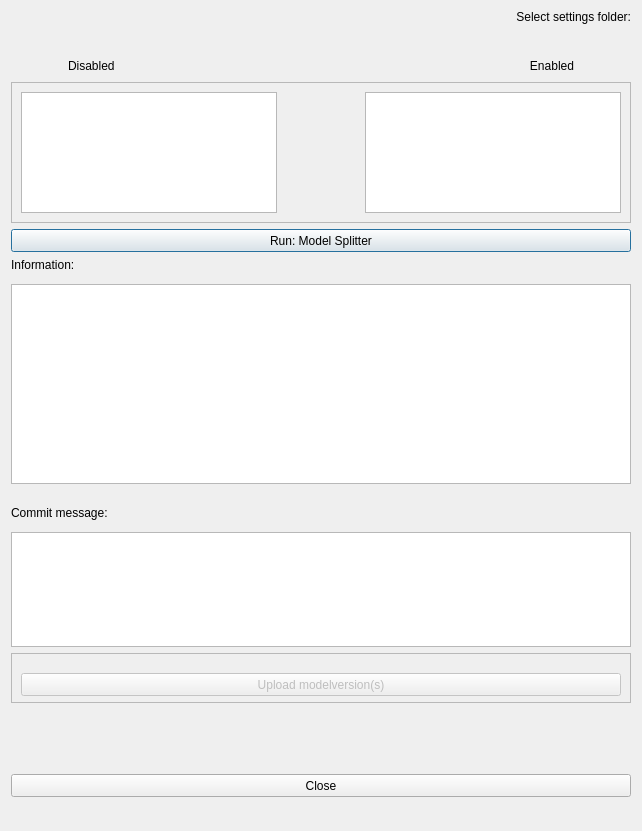
<?xml version="1.0" encoding="UTF-8"?>
<ui version="4.0">
 <class>ModelSelectionDialogBase</class>
 <widget class="QDialog" name="ModelSelectionDialogBase">
  <property name="geometry">
   <rect>
    <x>0</x>
    <y>0</y>
    <width>642</width>
    <height>831</height>
   </rect>
  </property>
  <property name="cursor">
   <cursorShape>ArrowCursor</cursorShape>
  </property>
  <property name="windowTitle">
   <string>HHNK_experiment</string>
  </property>
  <layout class="QVBoxLayout" name="verticalLayout_2">
   <item>
    <widget class="QLabel" name="label">
     <property name="minimumSize">
      <size>
       <width>461</width>
       <height>13</height>
      </size>
     </property>
     <property name="layoutDirection">
      <enum>Qt::LeftToRight</enum>
     </property>
     <property name="text">
      <string>Select settings folder:</string>
     </property>
     <property name="textFormat">
      <enum>Qt::PlainText</enum>
     </property>
     <property name="alignment">
      <set>Qt::AlignBottom|Qt::AlignRight|Qt::AlignTrailing</set>
     </property>
    </widget>
   </item>
   <item>
    <widget class="QgsFileWidget" name="model_settings_path" native="true">
     <property name="minimumSize">
      <size>
       <width>461</width>
       <height>20</height>
      </size>
     </property>
     <property name="fullUrl" stdset="0">
      <bool>false</bool>
     </property>
    </widget>
   </item>
   <item>
    <spacer name="verticalSpacer_2">
     <property name="minimumSize">
      <size>
       <width>23</width>
       <height>16</height>
      </size>
     </property>
     <property name="orientation">
      <enum>Qt::Vertical</enum>
     </property>
     <property name="sizeHint" stdset="0">
      <size>
       <width>20</width>
       <height>49</height>
      </size>
     </property>
    </spacer>
   </item>
   <item>
    <layout class="QHBoxLayout" name="horizontalLayout">
     <item>
      <spacer name="horizontalSpacer_6">
       <property name="orientation">
        <enum>Qt::Horizontal</enum>
       </property>
       <property name="sizeHint" stdset="0">
        <size>
         <width>40</width>
         <height>20</height>
        </size>
       </property>
      </spacer>
     </item>
     <item alignment="Qt::AlignLeft">
      <widget class="QLabel" name="label_3">
       <property name="enabled">
        <bool>true</bool>
       </property>
       <property name="minimumSize">
        <size>
         <width>221</width>
         <height>14</height>
        </size>
       </property>
       <property name="text">
        <string>Disabled</string>
       </property>
       <property name="alignment">
        <set>Qt::AlignLeading|Qt::AlignLeft|Qt::AlignVCenter</set>
       </property>
      </widget>
     </item>
     <item>
      <spacer name="horizontalSpacer_4">
       <property name="orientation">
        <enum>Qt::Horizontal</enum>
       </property>
       <property name="sizeHint" stdset="0">
        <size>
         <width>40</width>
         <height>20</height>
        </size>
       </property>
      </spacer>
     </item>
     <item alignment="Qt::AlignRight">
      <widget class="QLabel" name="label_2">
       <property name="minimumSize">
        <size>
         <width>222</width>
         <height>14</height>
        </size>
       </property>
       <property name="text">
        <string>Enabled</string>
       </property>
       <property name="alignment">
        <set>Qt::AlignRight|Qt::AlignTrailing|Qt::AlignVCenter</set>
       </property>
      </widget>
     </item>
     <item>
      <spacer name="horizontalSpacer_5">
       <property name="orientation">
        <enum>Qt::Horizontal</enum>
       </property>
       <property name="sizeHint" stdset="0">
        <size>
         <width>40</width>
         <height>20</height>
        </size>
       </property>
      </spacer>
     </item>
    </layout>
   </item>
   <item>
    <widget class="QFrame" name="frame_2">
     <property name="minimumSize">
      <size>
       <width>600</width>
       <height>141</height>
      </size>
     </property>
     <property name="frameShape">
      <enum>QFrame::StyledPanel</enum>
     </property>
     <property name="frameShadow">
      <enum>QFrame::Raised</enum>
     </property>
     <layout class="QHBoxLayout" name="horizontalLayout_2">
      <item>
       <widget class="QListWidget" name="disabled_list">
        <property name="minimumSize">
         <size>
          <width>231</width>
          <height>121</height>
         </size>
        </property>
        <property name="dragDropMode">
         <enum>QAbstractItemView::DragDrop</enum>
        </property>
        <property name="defaultDropAction">
         <enum>Qt::MoveAction</enum>
        </property>
        <property name="selectionMode">
         <enum>QAbstractItemView::ExtendedSelection</enum>
        </property>
        <property name="selectionBehavior">
         <enum>QAbstractItemView::SelectItems</enum>
        </property>
       </widget>
      </item>
      <item>
       <spacer name="horizontalSpacer_3">
        <property name="orientation">
         <enum>Qt::Horizontal</enum>
        </property>
        <property name="sizeHint" stdset="0">
         <size>
          <width>77</width>
          <height>17</height>
         </size>
        </property>
       </spacer>
      </item>
      <item>
       <widget class="QListWidget" name="enabled_list">
        <property name="minimumSize">
         <size>
          <width>231</width>
          <height>121</height>
         </size>
        </property>
        <property name="dragDropOverwriteMode">
         <bool>false</bool>
        </property>
        <property name="dragDropMode">
         <enum>QAbstractItemView::DragDrop</enum>
        </property>
        <property name="defaultDropAction">
         <enum>Qt::MoveAction</enum>
        </property>
        <property name="selectionMode">
         <enum>QAbstractItemView::ExtendedSelection</enum>
        </property>
        <property name="viewMode">
         <enum>QListView::ListMode</enum>
        </property>
       </widget>
      </item>
     </layout>
    </widget>
   </item>
   <item>
    <widget class="QPushButton" name="run_push_btn">
     <property name="minimumSize">
      <size>
       <width>111</width>
       <height>23</height>
      </size>
     </property>
     <property name="text">
      <string>Run: Model Splitter</string>
     </property>
    </widget>
   </item>
   <item>
    <spacer name="verticalSpacer">
     <property name="minimumSize">
      <size>
       <width>23</width>
       <height>16</height>
      </size>
     </property>
     <property name="orientation">
      <enum>Qt::Vertical</enum>
     </property>
     <property name="sizeHint" stdset="0">
      <size>
       <width>20</width>
       <height>83</height>
      </size>
     </property>
    </spacer>
   </item>
   <item>
    <widget class="QLabel" name="label_4">
     <property name="minimumSize">
      <size>
       <width>81</width>
       <height>20</height>
      </size>
     </property>
     <property name="text">
      <string>Information:</string>
     </property>
     <property name="alignment">
      <set>Qt::AlignLeading|Qt::AlignLeft|Qt::AlignTop</set>
     </property>
    </widget>
   </item>
   <item>
    <widget class="QListWidget" name="info_list">
     <property name="enabled">
      <bool>true</bool>
     </property>
     <property name="minimumSize">
      <size>
       <width>200</width>
       <height>200</height>
      </size>
     </property>
    </widget>
   </item>
   <item>
    <spacer name="verticalSpacer_3">
     <property name="minimumSize">
      <size>
       <width>23</width>
       <height>16</height>
      </size>
     </property>
     <property name="orientation">
      <enum>Qt::Vertical</enum>
     </property>
     <property name="sizeType">
      <enum>QSizePolicy::Fixed</enum>
     </property>
     <property name="sizeHint" stdset="0">
      <size>
       <width>20</width>
       <height>20</height>
      </size>
     </property>
    </spacer>
   </item>
   <item>
    <widget class="QLabel" name="label_5">
     <property name="minimumSize">
      <size>
       <width>91</width>
       <height>20</height>
      </size>
     </property>
     <property name="text">
      <string>Commit message:</string>
     </property>
     <property name="alignment">
      <set>Qt::AlignLeading|Qt::AlignLeft|Qt::AlignTop</set>
     </property>
    </widget>
   </item>
   <item>
    <widget class="QTextEdit" name="textEdit">
     <property name="minimumSize">
      <size>
       <width>50</width>
       <height>20</height>
      </size>
     </property>
    </widget>
   </item>
   <item>
    <widget class="QFrame" name="frame">
     <property name="minimumSize">
      <size>
       <width>491</width>
       <height>50</height>
      </size>
     </property>
     <property name="frameShape">
      <enum>QFrame::StyledPanel</enum>
     </property>
     <property name="frameShadow">
      <enum>QFrame::Raised</enum>
     </property>
     <layout class="QVBoxLayout" name="verticalLayout_3">
      <item>
       <spacer name="verticalSpacer_5">
        <property name="orientation">
         <enum>Qt::Vertical</enum>
        </property>
        <property name="sizeType">
         <enum>QSizePolicy::Fixed</enum>
        </property>
        <property name="sizeHint" stdset="0">
         <size>
          <width>20</width>
          <height>10</height>
         </size>
        </property>
       </spacer>
      </item>
      <item>
       <widget class="QPushButton" name="upload_push_btn">
        <property name="enabled">
         <bool>false</bool>
        </property>
        <property name="minimumSize">
         <size>
          <width>131</width>
          <height>23</height>
         </size>
        </property>
        <property name="text">
         <string>Upload modelversion(s)</string>
        </property>
        <property name="checkable">
         <bool>true</bool>
        </property>
       </widget>
      </item>
     </layout>
    </widget>
   </item>
   <item>
    <widget class="QWidget" name="log_in_widget" native="true">
     <property name="minimumSize">
      <size>
       <width>481</width>
       <height>59</height>
      </size>
     </property>
     <layout class="QVBoxLayout" name="verticalLayout">
      <item>
       <spacer name="verticalSpacer_6">
        <property name="orientation">
         <enum>Qt::Vertical</enum>
        </property>
        <property name="sizeHint" stdset="0">
         <size>
          <width>20</width>
          <height>40</height>
         </size>
        </property>
       </spacer>
      </item>
     </layout>
    </widget>
   </item>
   <item>
    <widget class="QSplitter" name="splitter">
     <property name="orientation">
      <enum>Qt::Horizontal</enum>
     </property>
     <widget class="QPushButton" name="cancel">
      <property name="minimumSize">
       <size>
        <width>71</width>
        <height>23</height>
       </size>
      </property>
      <property name="text">
       <string>Close</string>
      </property>
     </widget>
    </widget>
   </item>
   <item>
    <spacer name="horizontalSpacer">
     <property name="minimumSize">
      <size>
       <width>43</width>
       <height>23</height>
      </size>
     </property>
     <property name="orientation">
      <enum>Qt::Horizontal</enum>
     </property>
     <property name="sizeHint" stdset="0">
      <size>
       <width>621</width>
       <height>20</height>
      </size>
     </property>
    </spacer>
   </item>
  </layout>
  <zorder>frame</zorder>
  <zorder>log_in_widget</zorder>
  <zorder>horizontalSpacer</zorder>
  <zorder>splitter</zorder>
  <zorder>frame_2</zorder>
  <zorder>label_4</zorder>
  <zorder>model_settings_path</zorder>
  <zorder>label</zorder>
  <zorder>verticalSpacer_2</zorder>
  <zorder>run_push_btn</zorder>
  <zorder>verticalSpacer</zorder>
  <zorder>verticalSpacer_3</zorder>
  <zorder>label_5</zorder>
  <zorder>info_list</zorder>
  <zorder>textEdit</zorder>
 </widget>
 <customwidgets>
  <customwidget>
   <class>QgsFileWidget</class>
   <extends>QWidget</extends>
   <header>qgsfilewidget.h</header>
  </customwidget>
 </customwidgets>
 <resources/>
 <connections/>
</ui>
